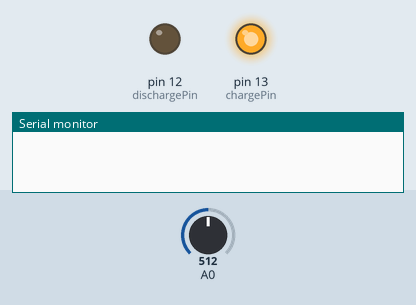
This sketch was run on a simulated Arduino Uno, built with avr-gcc and run on an emulated ATmega328P. On the bench: output pins drawn as LEDs (lit = HIGH), the last lines printed to the serial monitor. The inputs (shaded band) are chosen by the test bench; at power-on: A0 = 512.

Above: at 1.2 s.
1.3 s: A0 set to 382
2.8 s: A0 set to 365
At 3.6 s:
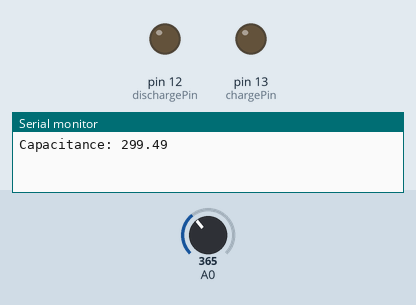
Timing chart, 0 to 5.8 s (numbered marks = the images above; inputs shaded):
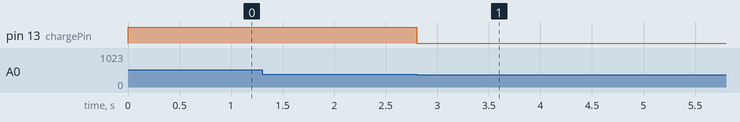

The sketch:

Capacitance_Meter.ino
```cpp
byte chargePin = 13;
byte dischargePin=12;
int Vin = A0;
boolean tst1 = true;
boolean tst2 = true;
unsigned long Btime=0;
unsigned long Etime=0;
double cap=0;
double Time=0;
void setup() {
  // put your setup code here, to run once:
pinMode(chargePin,OUTPUT);
Serial.begin(9600);
}

void loop() {
  // put your main code here, to run repeatedly:
//Serial.println(analogRead(A0));
digitalWrite(chargePin,HIGH);

  if(tst1 == true){
  Btime = millis();
  tst1 = false;
  }
  if(analogRead(A0)<375){


     if(tst2 == true){
    Etime = millis();
    tst2 = false;
    }

  Time = Etime - Btime;
   cap = (Time/10000*1000)+(0.07*(Time/10000*1000));

//    Serial.print("Btime: "); Serial.println(Btime);
//    Serial.print("Etime: "); Serial.println(Etime);
//    Serial.print("Time: "); Serial.println(Time);

    Serial.print("Capacitance: "); Serial.println(cap);

      digitalWrite(chargePin,LOW);
  pinMode(dischargePin,OUTPUT);
  digitalWrite(dischargePin,LOW);
  while(analogRead(A0)>0);
  pinMode(dischargePin,INPUT);


    tst1 = true;
    tst2 = true;
  delay(200);
    }


}
```

Measured:
- the behaviour switches between 375 and 374 on A0 (found by bisection; images 0 and 1)
- after the input at 1.3 s, every drawn part: stays the same
- after the input at 2.8 s, pin 13 (chargePin): HIGH → LOW at once
